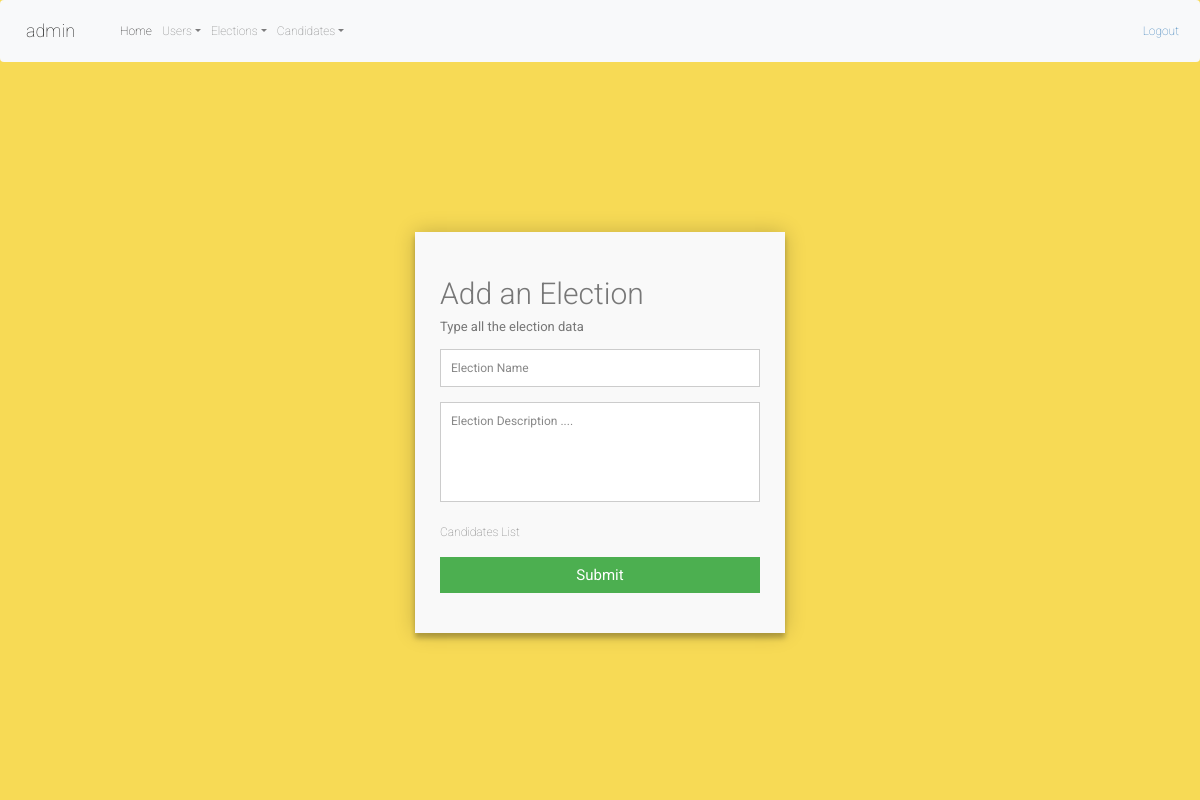
Page /admin/add.php (signed in) on the earlier database version.
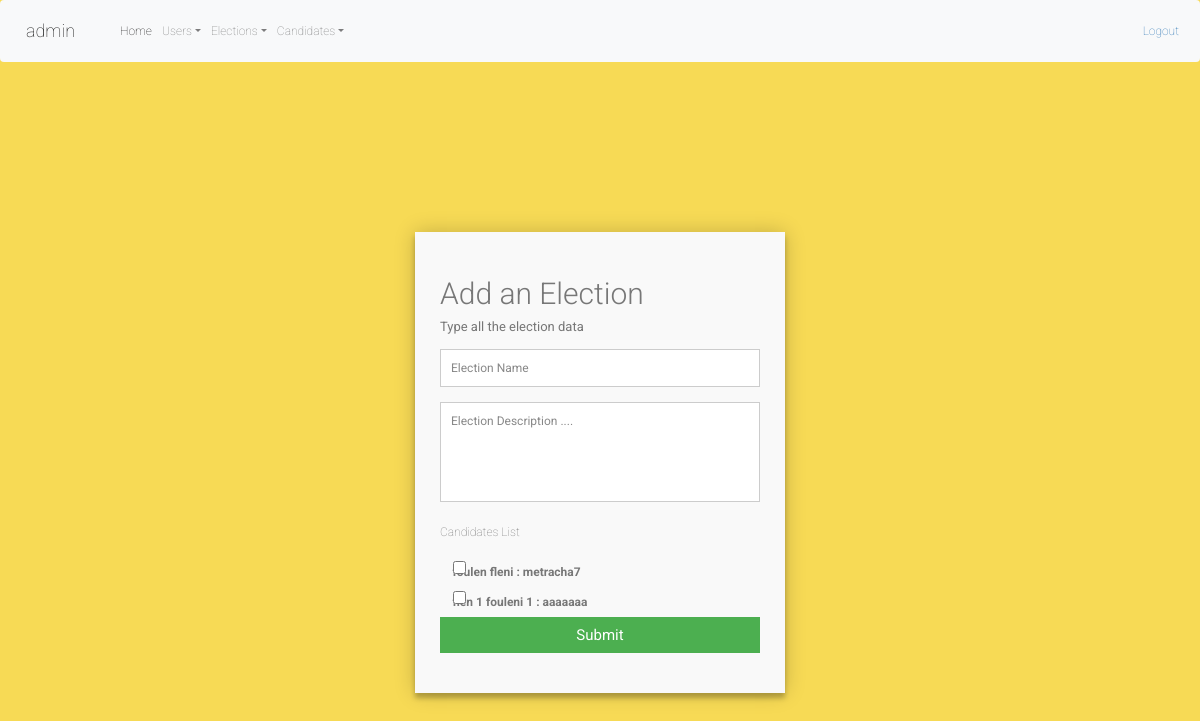
Same page on the later database version.
### tables this page shows
CREATE TABLE `candidate` (
  `id` int(11) NOT NULL,
  `firstName` varchar(10) NOT NULL,
  `lastName` varchar(10) NOT NULL,
  `address` varchar(25) NOT NULL,
  `email` varchar(20) NOT NULL,
  `img` varchar(200) NOT NULL,
  `tel` varchar(12) NOT NULL,
  `C_description` varchar(200) NOT NULL
);

### admin/add.php (the view, shortened to what this page needs)
<?php
$bdd = ConnexionBD::getInstance();
if(isset($_SESSION['username']) && isset($_SESSION['password']) && isset($_SESSION['role'])) {
	if($_SESSION['role']){
        include '../includes/header.php';
        ?>
        <link rel="stylesheet" href="../assets/css/style.css">
    <div class="container">
        <form id="contact" action="./add.php" method="post">
            <h3>Add an Election</h3>
            <h4>Type all the election data</h4>
            <fieldset>
                <input name="name" placeholder="Election Name" type="text" tabindex="1" required autofocus>
            </fieldset>
            <fieldset>
                <textarea name="desc" placeholder="Election Description ...." tabindex="5" required></textarea>
            </fieldset>
            <p>Candidates List</p>
            <?php
            $req = $bdd->prepare('SELECT * FROM candidate');
            $req->execute();
            $candidates = $req->fetchAll(PDO::FETCH_OBJ);
            foreach($candidates as $candidate) {
            ?>
            <div class="form-check">
                <input name ="check-list[]" type="checkbox" class="form-check-input" id="materialUnchecked" value=<?=$candidate->id?>>
                <label class="form-check-label" for="materialUnchecked"><?=$candidate->firstName.' '.$candidate->lastName.' : '.$candidate->C_description?></label>
            </div>
            <?php
            }
            ?>
            <fieldset>
                <button name="submit" type="submit" id="contact-submit" data-submit="...Adding">Submit</button>
            </fieldset>
        </form>
    </div>
        <?php
    }
    else{
        header("Location: ../login");
    }
}
else{
    header("Location: ../login");
}
?>

Differences in the rows shown:
added candidate: firstName "foulen", lastName "fleni", C_description "metracha7"
added candidate: firstName "flen 1", lastName "fouleni 1", C_description "aaaaaaa"
